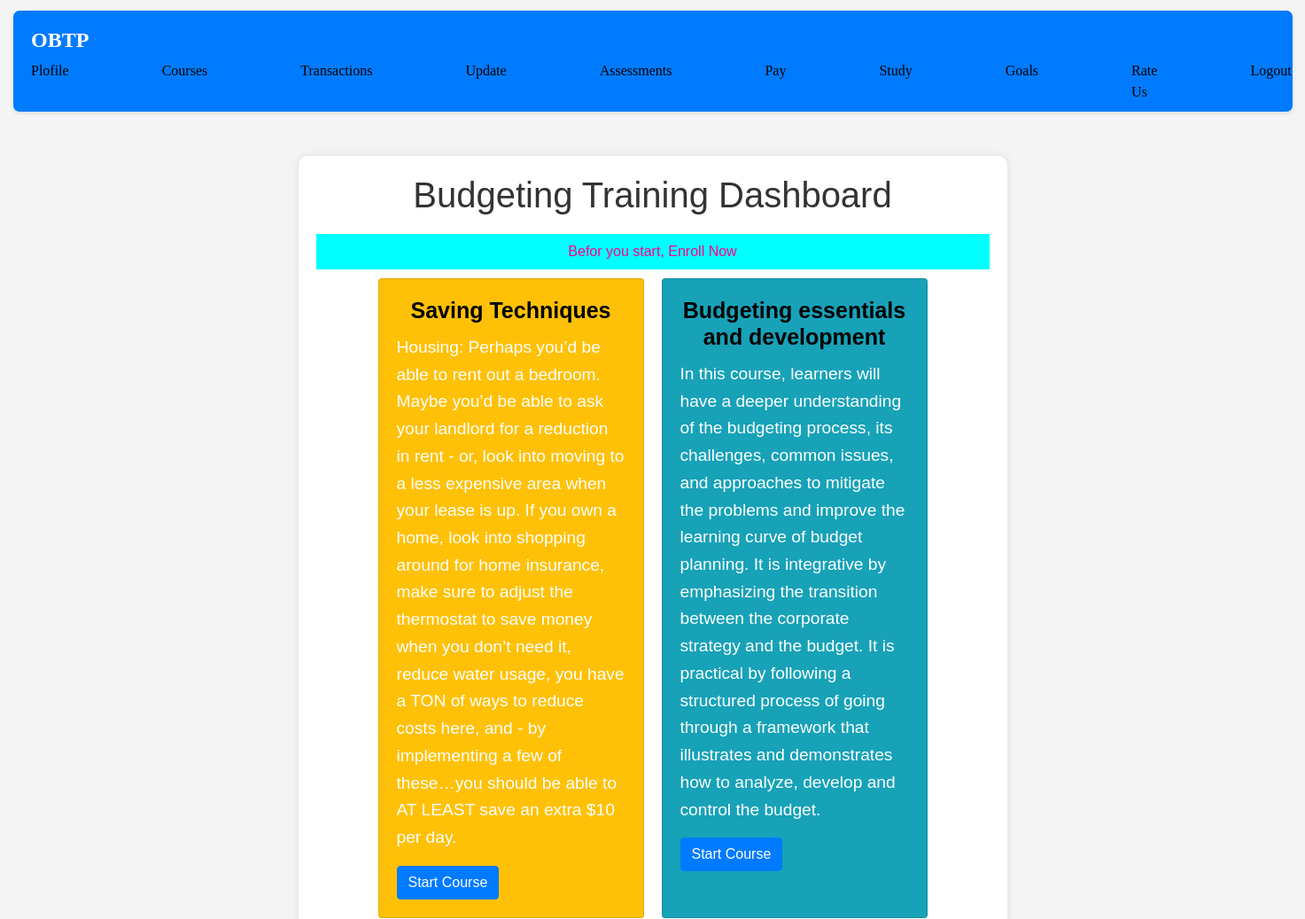
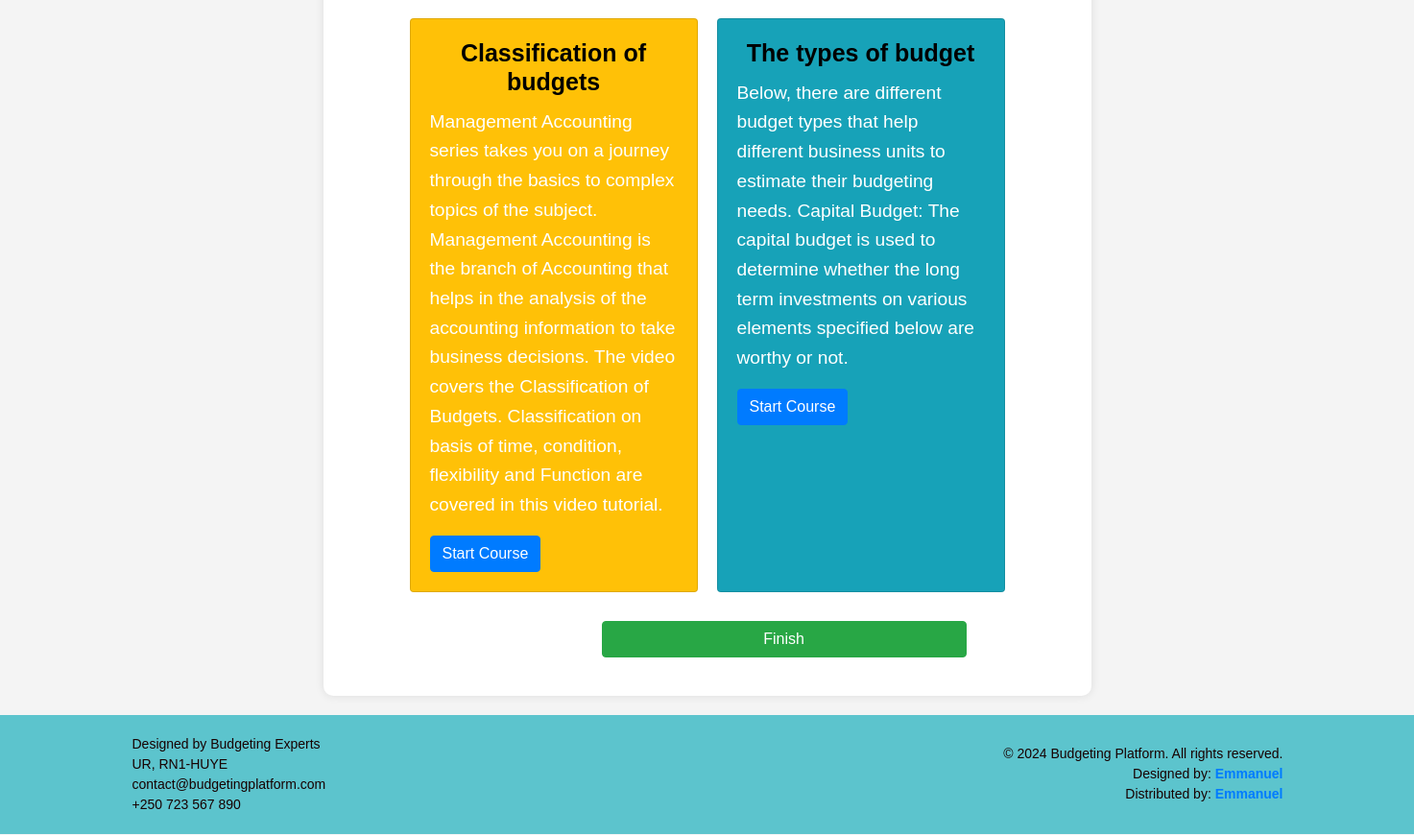
Page /course_dashboard.php on the committed database (2 pictures, top to bottom).
### tables this page shows
CREATE TABLE `courses` (
  `CourseID` int(50) NOT NULL,
  `Title` text NOT NULL,
  `Description` text NOT NULL,
  `InstructorID` int(50) NOT NULL,
  `Link` text NOT NULL
);

### course_dashboard.php (the view, shortened to what this page needs)
<?php
require_once "config.php";
$sql = "SELECT CourseID, Title, Description, Link FROM courses";
$result = $conn->query($sql);
?>
<!DOCTYPE html>
<html lang="en">
<head>
    <link rel="stylesheet" href="https://stackpath.bootstrapcdn.com/bootstrap/4.5.2/css/bootstrap.min.css">
    <link rel="stylesheet" href="styles.css">
</head>
<header>
      <nav class="navbar">
        <a href="index.html" class="navbar-brand">OBTP</a>
        <ul class="nav-links">
          <li><a href="personal_info.php">Plofile</a></li>
          <li><a href="enrollments.php">Courses</a></li>
          <li><a href="transaction_history.php">Transactions</a></li>
          <li><a href="settings.php">Update</a></li>
          <li><a href="assessment.php">Assessments</a></li>
          <li><a href="payment.html">Pay</a></li>
          <li><a href="course_dashboard.php">Study</a></li>
          <li><a href="goal.php">Goals</a></li>
          <li><a href="feedback.php">Rate Us</a></li>
          <li><a href="logout.php">Logout</a></li>
        </ul>
      </nav>
    </header>
    <body>
    <div class="container">
        <h1 class="text-center">Budgeting Training Dashboard</h1>
        <a href="insert_enrollment.php" class="nav-item nav-link" style="color: rgb(255, 0, 136); background-color: cyan; text-align:center;">Befor you start, Enroll Now</a>
        <div class="card-container">
            <?php
            if ($result->num_rows > 0) {
                while ($row = $result->fetch_assoc()) {
                    ?>
                    <div class="card">
                        <div class="card-body">
                            <h5 class="card-title"><?php echo $row["Title"]; ?></h5>
                            <p class="card-text"><?php echo $row["Description"]; ?></p>
                            <button class="btn btn-primary start-course" data-link="<?php echo $row["Link"]; ?>">Start Course</button>
                        </div>
                    </div>
                    <?php
                }
            } else {
                echo "No courses found";
            }
            ?>
        </div>
        <button class="btn btn-success btn-finish" data-toggle="modal" data-target="#finishModal">Finish</button>
    </div>
    <footer class="footer">
      <div class="container2">
        <div class="left-part">
          <p class="mb-0">Designed by Budgeting Experts</p>
          <p class="mb-0">UR, RN1-HUYE</p>
          <p class="mb-0">contact@budgetingplatform.com</p>
          <p class="mb-0">+250 723 567 890</p>
        </div>
        <div class="right-part">
          <p class="mb-0">© 2024 Budgeting Platform. All rights reserved.</p>
          <p class="mb-0">Designed by: <a href="#" target="_blank" class="fw-bold">Emmanuel</a></p>
          <p class="mb-0">Distributed by: <a href="#" target="_blank" class="fw-bold">Emmanuel</a></p>
        </div>
      </div>
    </footer>
</body>
</html>

### styles.css (style rules this page uses)
.navbar { background-color: #007bff; width: 98%; margin-left: 15px; margin-top: 12px; color: #170101; box-shadow: 0 2px 4px rgba(0, 0, 0, 0.1); padding: 20px 0; display: flex; justify-content: space-between; border-radius: 7px; }
.navbar-brand { text-decoration: none; font-family: fantasy; font-weight: bold; color: #010102; margin-left: 10px; font-size: 40px; }
.nav-links { list-style: none; display: flex; margin-right: 80px; }
.nav-links li { margin-right: 80px; }
.nav-links li:last-child { margin-right: 0; }
.nav-links li a { font-family: fantasy; font-size: 20px; color: #351f8a; text-decoration: none; transition: color 0.3s ease; }
.container { width: 90%; }
.container h1 { font-size: 2.5rem; margin-bottom: 20px; }
.container p { font-size: 1.2rem; line-height: 1.6; }
.footer { background-color: #c92334; color: #fff; padding: 20px 0; margin-bottom: 1px; }
.container2 { max-width: 1200px; margin: 0 auto; display: flex; }
.left-part { margin-left: 1px; }
.footer p { margin: 0; }
.left-part, .right-part { flex: 1; }
body { font-family: Arial, sans-serif; margin: 0; padding: 0; }
.container { width: 80%; margin: 0 auto; }
.container { max-width: 800px; margin: 20px auto; background-color: #fff; padding: 20px; border-radius: 10px; box-shadow: 0 0 10px rgba(0, 0, 0, 0.1); }
h1 { font-size: 36px; color: #333; text-align: center; margin-bottom: 20px; }
.footer { background-color: #333; color: #fff; padding: 20px 0; }
.container2 { display: flex; justify-content: space-between; align-items: center; }
.left-part { flex: 1; }
.right-part { flex: 1; text-align: right; }
.right-part a { color: #fff; text-decoration: none; }

### course_dashboard.php (style rules this page uses)
body { font-family: Arial, sans-serif; background-color: #f4f4f4; margin: 0; padding: 0; }
.container { margin-top: 50px; width: 200%; }
.card-container { display: flex; flex-wrap: wrap; justify-content: center; width: 100%; }
.card h5 { color: black; text-align: center; font-weight: bold; font-size: 25px; }
.card { margin: 10px; width: 300px; background-color: #ffc107; }
.card:nth-child(2n) { background-color: #17a2b8; }
.card-body { color: #fff; }
.btn-finish { margin-top: 20px; width: 50%; margin-left:270px; margin-bottom: 20px; }
.footer { background-color: #5cc4cd; padding: 20px; margin-top: auto; }
.footer .container2 { display: flex; justify-content: space-between; }
.footer .container2 .left-part p, .footer .container2 .right-part p { font-size: 14px; color: #170101; margin-bottom: 5px; }
.footer .container2 .right-part p a { color: #007bff; text-decoration: none; font-weight: bold; }
.navbar { background-color: #007bff; padding: 10px 0; }
.navbar-brand { color: #fff; font-size: 24px; text-decoration: none; margin-left: 20px; }
.nav-links { list-style: none; padding: 0; margin: 0; }
.nav-links li { display: inline; margin-left: 20px; }
.nav-links li a { color: black; text-decoration: none; font-size: 16px; margin-right: 5px; }

### rows in the picture
courses: Title "Saving Techniques", Description "Housing: Perhaps you’d be able to rent out a bedroom. Maybe you’d be able to ask your landlord for a reduction in rent - or, look into moving to a less expensive area when your lease is up. If you own a home, look into shopping around for home insurance, make sure to adjust the thermostat to save money when you don’t need it, reduce water usage, you have a TON of ways to reduce costs here, and - by implementing a few of these…you should be able to AT LEAST save an extra $10 per day."
courses: Title "Budgeting essentials and development", Description "In this course, learners will have a deeper understanding of the budgeting process, its challenges, common issues, and approaches to mitigate the problems and improve the learning curve of budget planning. It is integrative by emphasizing the transition between the corporate strategy and the budget. It is practical by following a structured process of going through a framework that illustrates and demonstrates how to analyze, develop and control the budget."
courses: Title "Classification of budgets", Description "Management Accounting series takes you on a journey through the basics to complex topics of the subject. Management Accounting is the branch of Accounting that helps in the analysis of the accounting information to take business decisions. The video covers the Classification of Budgets. Classification on basis of time, condition, flexibility and Function are covered in this video tutorial."
courses: Title "The types of budget", Description "Below, there are different budget types that help different business units to estimate their budgeting needs. Capital Budget: The capital budget is used to determine whether the long term investments on various elements specified below are worthy or not."
